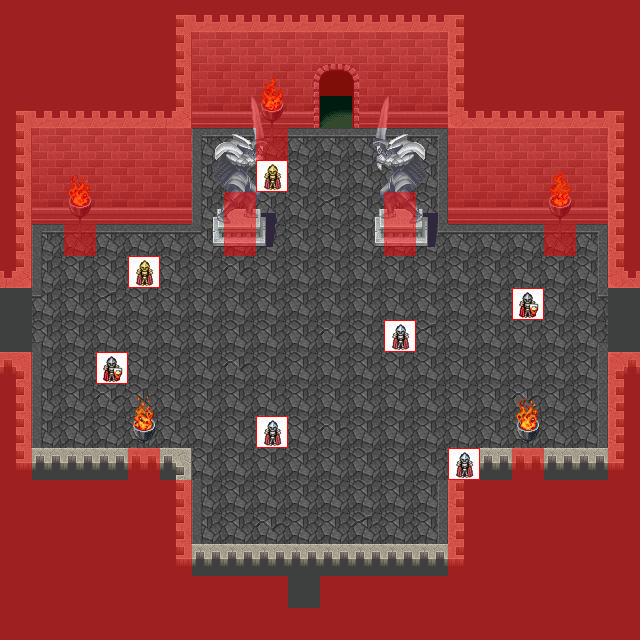

Rendered tile map (Tiled .tmx) drawn with the repository's tilesets; below, a short description and the map source with its tile grids summarised:
An orthogonal 20x20 tile map with 32x32 px tiles, 8 tile layers (0_floor, 1_terrain, 2_object, 3_roof, ...), 2 hidden layers not drawn, 10 tilesets.

<map version="1.2" tiledversion="1.2.2" orientation="orthogonal" renderorder="right-down" width="20" height="20" tilewidth="32" tileheight="32" infinite="0" nextlayerid="11" nextobjectid="1">
 <tileset firstgid="1" name="collision" tilewidth="32" tileheight="32" tilecount="1" columns="1">
  <image source="../../tileset/logic/collision.png" width="32" height="32" />
 </tileset>
 <tileset firstgid="2" name="protection" tilewidth="32" tileheight="32" tilecount="2" columns="2">
  <image source="../../tileset/logic/protection.png" width="64" height="32" />
 </tileset>
 <tileset firstgid="4" name="sciany" tilewidth="32" tileheight="32" tilecount="30" columns="5">
  <image source="../../tileset/pol/domki/kosciol_sciany.png" width="160" height="192" />
 </tileset>
 <tileset firstgid="34" name="posadzka" tilewidth="32" tileheight="32" tilecount="15" columns="5">
  <image source="../../tileset/ground/slate_tiles.png" width="160" height="96" />
 </tileset>
 <tileset firstgid="49" name="ogien" tilewidth="32" tileheight="32" tilecount="8" columns="4">
  <image source="../../tileset/pol/oswietlenie/plomien_big.png" width="128" height="64" />
 </tileset>
 <tileset firstgid="57" name="podstawa" tilewidth="32" tileheight="32" tilecount="3" columns="1">
  <image source="../../tileset/furniture/light/iron_lamp.png" width="32" height="96" />
 </tileset>
 <tileset firstgid="60" name="statula" tilewidth="32" tileheight="32" tilecount="54" columns="6">
  <image source="../../tileset/pol/posagi/statua_z_mieczem.png" width="192" height="288" />
 </tileset>
 <tileset firstgid="114" name="brama" tilewidth="32" tileheight="32" tilecount="6" columns="3">
  <image source="../../tileset/pol/domki/drzwi/warownia_wejscie_big.png" width="96" height="64" />
 </tileset>
 <tileset firstgid="120" name="latarnia_blask" tilewidth="32" tileheight="32" tilecount="25" columns="5">
  <image source="../../tileset/pol/oswietlenie/latarnia_blask.png" width="160" height="160" />
 </tileset>
 <tileset firstgid="145" name="pol_rycerze" tilewidth="32" tileheight="32" tilecount="8" columns="8">
  <image source="../../tileset/logic/creature/pol_rycerze.png" width="256" height="32" />
 </tileset>
 <layer id="1" name="0_floor" width="20" height="20">
  <data>[400 cells, 400 non-empty, 8 distinct tile ids]</data>
 </layer>
 <layer id="2" name="1_terrain" width="20" height="20">
  <data>[400 cells, 274 non-empty, 36 distinct tile ids]</data>
 </layer>
 <layer id="3" name="2_object" width="20" height="20">
  <data>[400 cells, 8 non-empty, 6 distinct tile ids]</data>
 </layer>
 <layer id="4" name="3_roof" width="20" height="20">
  <data>[400 cells, 71 non-empty, 33 distinct tile ids]</data>
 </layer>
 <layer id="5" name="4_roof_add" width="20" height="20">
  <data>[400 cells, 4 non-empty, 4 distinct tile ids]</data>
 </layer>
 <layer id="6" name="objects" width="20" height="20">
  <data>[400 cells, 7 non-empty, 3 distinct tile ids]</data>
 </layer>
 <layer id="7" name="collision" width="20" height="20" opacity="0.5">
  <data>[400 cells, 211 non-empty, 1 distinct tile ids]</data>
 </layer>
 <layer id="8" name="protection" width="20" height="20">
  <data>[400 cells, 0 non-empty, 0 distinct tile ids]</data>
 </layer>
 <layer id="9" name="blend_ground" width="20" height="20" visible="0" opacity="0.4">
  <data>[400 cells, 88 non-empty, 25 distinct tile ids]</data>
 </layer>
 <layer id="10" name="blend_roof" width="20" height="20" visible="0" opacity="0.4">
  <data>[400 cells, 97 non-empty, 25 distinct tile ids]</data>
 </layer>
</map>
